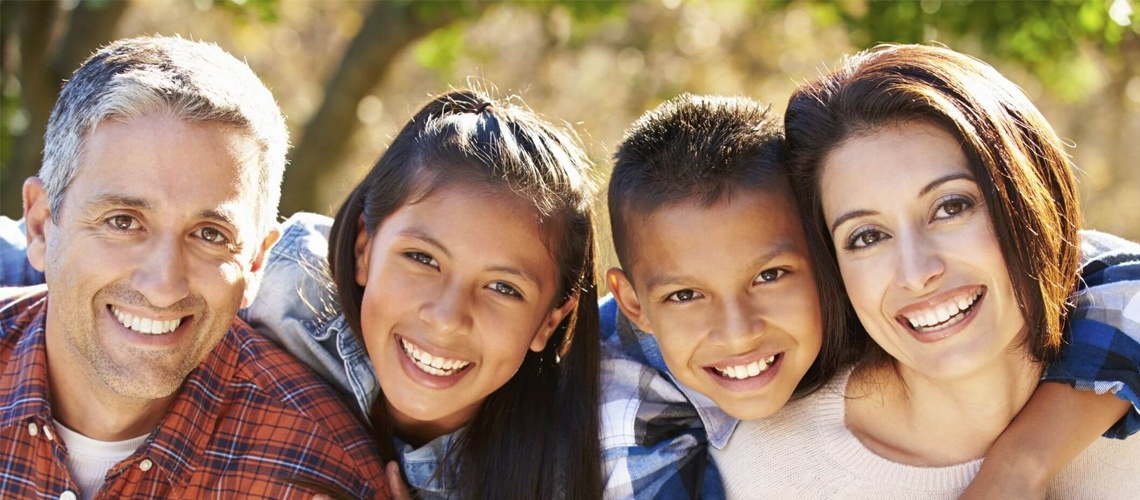
#> input picture 189304/31oct/image.jpeg, 1140 x 500 px
$ python ejemplo1.py
#> lines starting #> are read from the running program, lines starting #| are printed output that depends on the picture; after the words box and inside, x2 and y2 are one past the last pixel; in counts of white or black regions, pixels touching at a corner belong together
import cv2, os
import numpy as np

cwd = os.path.dirname(os.path.abspath(__file__))
os.chdir(cwd)

img = cv2.imread("image.jpeg")
#> img is the input picture: shape (500, 1140, 3); mean B, G, R 107.2, 129.7, 156.2
gray = cv2.cvtColor(img, cv2.COLOR_BGR2GRAY)
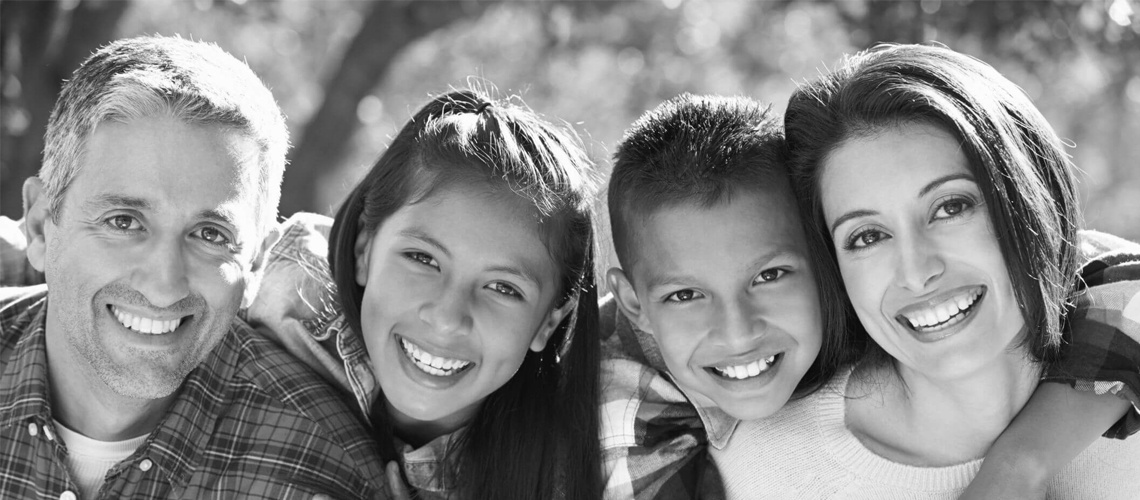
#> gray: shape (500, 1140); min 6, max 255, mean 135.1

face_cascade = cv2.CascadeClassifier("models/haarcascade_frontalface_default.xml")
eye_cascade = cv2.CascadeClassifier("models/haarcascade_eye.xml")
smile_cascade = cv2.CascadeClassifier("models/haarcascade_smile.xml")
faces = face_cascade.detectMultiScale(gray, 1.1, 2)
#> faces = [[797, 142, 220, 220], [623, 208, 215, 215], [36, 136, 247, 247], [341, 186, 234, 234]]
eyes = eye_cascade.detectMultiScale(gray, 1.4, 6)
#> eyes = [[917, 178, 63, 63], [89, 189, 67, 67], [179, 207, 55, 55], [837, 209, 55, 55], [390, 231, 58, 58], [742, 247, 55, 55], [472, 262, 55, 55], [655, 269, 55, 55]]
smiles = smile_cascade.detectMultiScale(gray, 1.8, 20)
#> smiles = [[879, 291, 117, 58], [93, 295, 117, 58], [379, 335, 117, 58], [686, 338, 117, 58]]

for (x, y, w, h) in faces:
    cv2.rectangle(img, (x, y), (x+w, y+h), (255, 0, 0), 2)
    roi_gray = gray[y:y+h, x:x+w]
    roi_color = img[y:y+h, x:x+w]
    eyes = eye_cascade.detectMultiScale(roi_color, 1.4, 5)

    for (ex, ey, ew, eh) in eyes:
        cv2.rectangle(roi_color, (ex, ey), (ex+ew, ey+eh), (0, 255, 0), 2)
#> this loop made 4 passes
#> (x, y, w, h, eyes) on passes 1 to 4: (797, 142, 220, 220, [[122, 36, 63, 63], [40, 69, 55, 55]]), (623, 208, 215, 215, [[118, 40, 55, 55], [31, 60, 55, 55]]), (36, 136, 247, 247, [[46, 48, 77, 77], [130, 58, 77, 77]]), (341, 186, 234, 234, [[46, 43, 62, 62], [132, 79, 55, 55]])
#> pass 1, `roi_gray = gray[y:y+h, x:x+w]`:
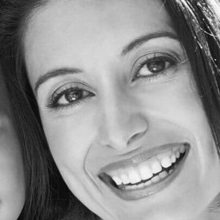
#> roi_gray: shape (220, 220); min 7, max 251, mean 143.1
#> pass 1, `roi_color = img[y:y+h, x:x+w]`:
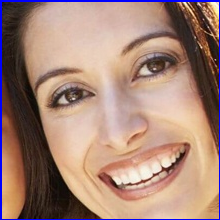
#> roi_color: shape (220, 220, 3); mean B, G, R 119.3, 132.4, 165.2
#> after the loop:
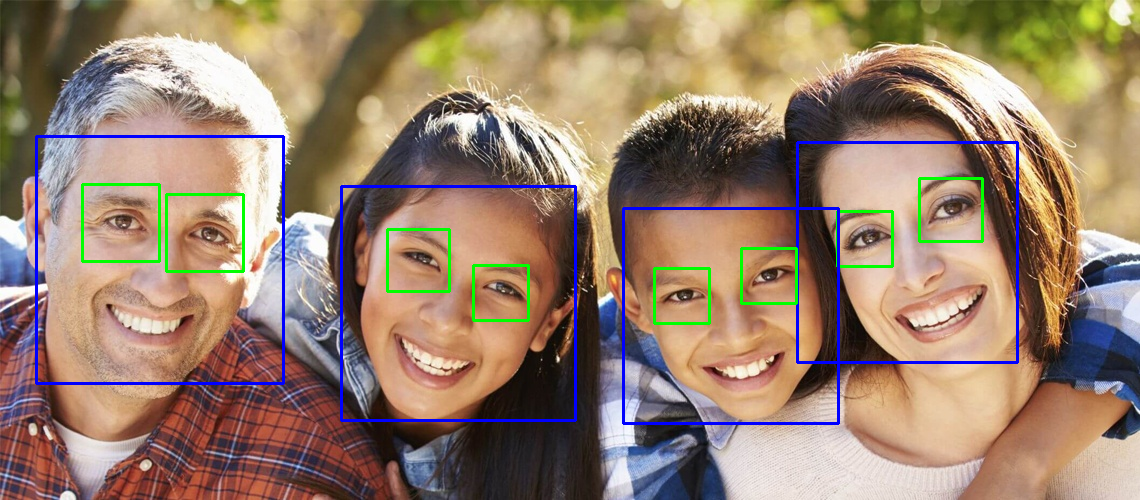
#> img: shape (500, 1140, 3); 2.93% of pixels changed, all inside (x1, y1, x2, y2) = (35, 135, 1019, 425)
#> after the loop:
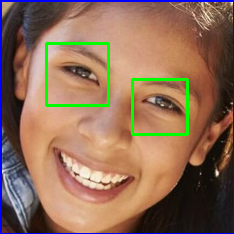
#> roi_color: shape (234, 234, 3); mean B, G, R 89.1, 109.9, 142.1
        # cv2.rectangle(img, (x+ex, y+ey), (x+ex+ew, y+ey+eh), (0, 255, 0), 2)

# for (x, y, w, h) in eyes:
#     cv2.rectangle(img, (x, y), (x+w, y+h), (0, 255, 0), 2)

for (x, y, w, h) in smiles:
    cv2.rectangle(img, (x, y), (x+w, y+h), (0, 0, 255), 2)
#> this loop made 4 passes
#> (x, y) on passes 1 to 4: (879, 291), (93, 295), (379, 335), (686, 338)
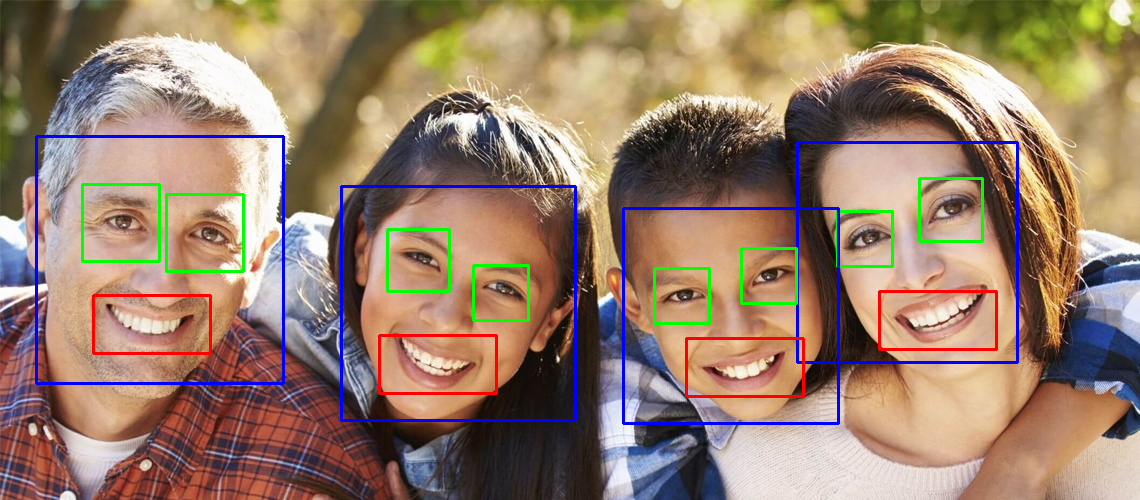
#> img: shape (500, 1140, 3); 0.73% of pixels changed, all inside (x1, y1, x2, y2) = (92, 290, 998, 398)

cv2.putText(img, "189304", (40, 70), cv2.FONT_HERSHEY_SIMPLEX, 2, (250, 30, 150), 2)
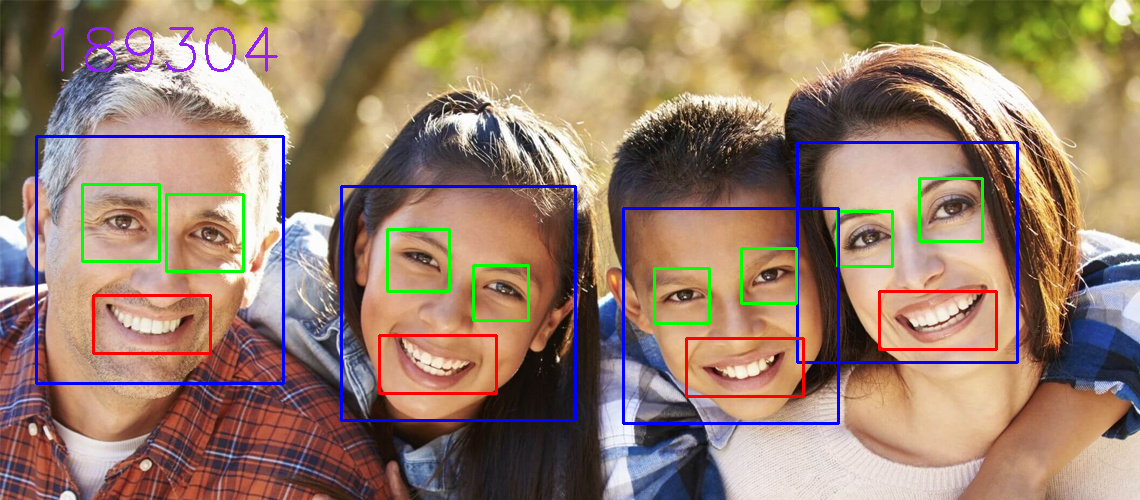
#> img: shape (500, 1140, 3); 0.34% of pixels changed, all inside (x1, y1, x2, y2) = (51, 27, 278, 72)


cv2.imshow("img", img)

cv2.waitKey(0)
cv2.destroyAllWindows()
